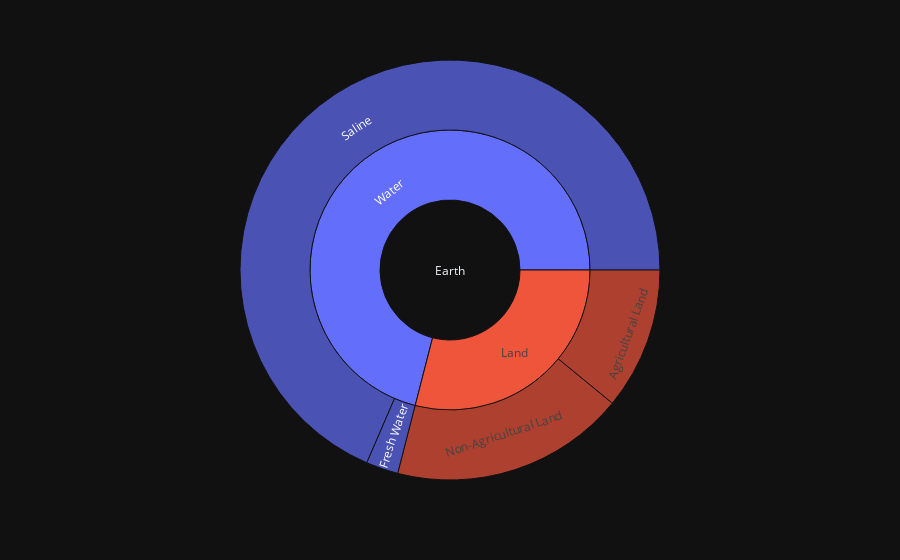

This figure's notebook cell:
### Code cell
fig = px.sunburst(earth, names='labels', parents='parents', values='values', branchvalues='total')
fig.update_layout(template='plotly_dark')
fig.show()

### Figure 1 — Plotly figure (JSON) as saved in the notebook; plotly's stock layout.template omitted (floating-point values rounded to 4 significant figures)
{"data": [{"branchvalues": "total", "domain": {"x": [0, 1], "y": [0, 1]}, "hovertemplate": "labels=%{label}<br>value=%{value}<br>parent=%{parent}<extra></extra>", "labels": ["Earth", "Land", "Water", "Agricultural Land", "Non-Agricultural Land", "Saline", "Fresh Water"], "name": "", "parents": ["", "Earth", "Earth", "Land", "Land", "Water", "Water"], "type": "sunburst", "values": [100, 29.0, 71, 10.93, 18.07, 68.52, 2.485]}], "layout": {"legend": {"tracegroupgap": 0}, "margin": {"t": 60}}}
